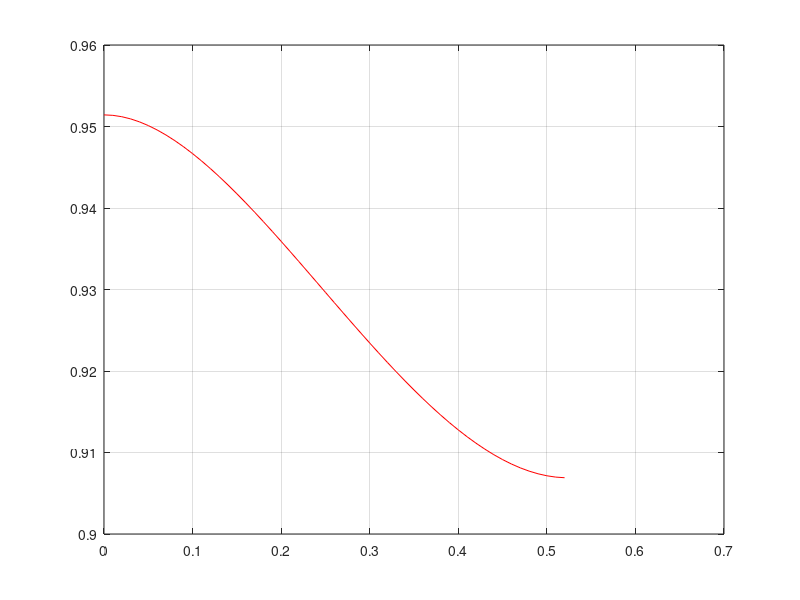

Write MATLAB code to recreate this figure.
clear all
alpha = 0:0.01:0.5236;
temp1 = sqrt(3);
temp2 = pi/6;
tempangle = temp2-alpha;
item1 = alpha./cos(tempangle);
item2 = log(tan(temp2 + alpha./2));
MR1 = temp1*(item1 - item2);
plot(alpha,MR1,'r')
grid on